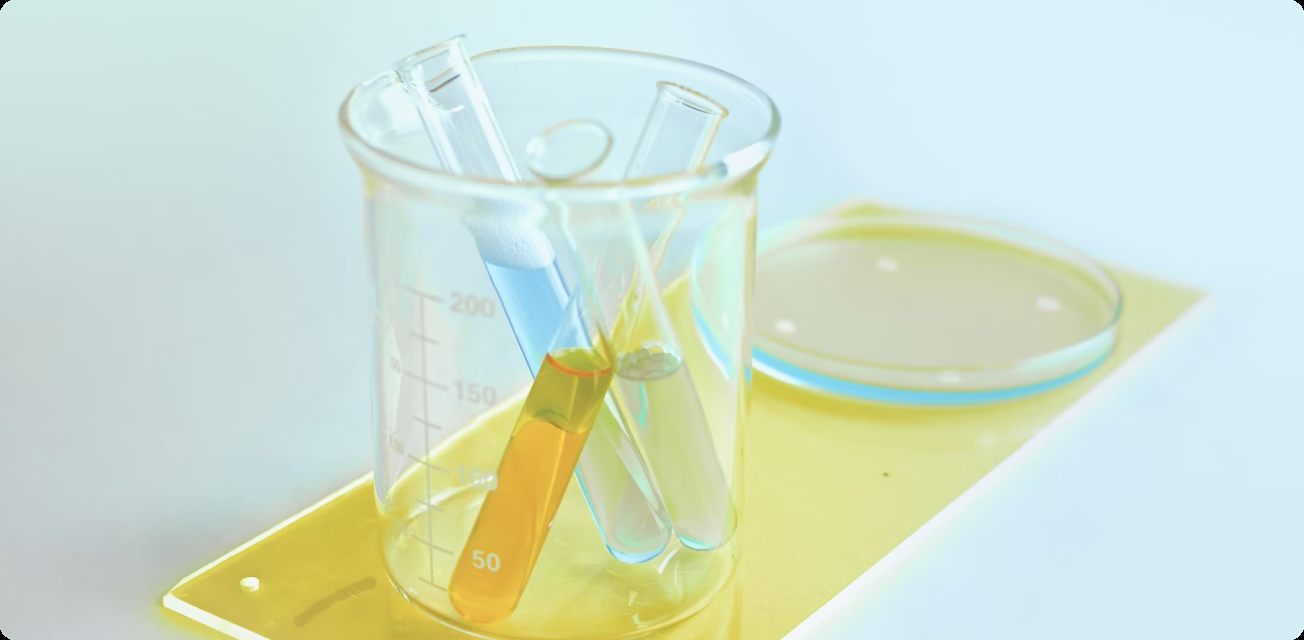
#> input picture lesion_meter/assets/images/welcome.png, 1304 x 640 px, found by its file name; its folder holds only this picture in this run
$ python feature_detection.py
#> lines starting #> are read from the running program, lines starting #| are printed output that depends on the picture
import cv2
import os
import pickle

# Path to the directory containing images
image_dir = '../images'
image_paths = [os.path.join(image_dir, fname) for fname in os.listdir(image_dir)
               if (fname.endswith('.jpg') or fname.endswith('.png'))]

# Initialize SIFT detector
sift = cv2.SIFT_create()

# Function to detect and compute features
def detect_and_compute(image_path):
#> called with image_path = '../images/welcome.png'
    image = cv2.imread(image_path, cv2.IMREAD_GRAYSCALE)
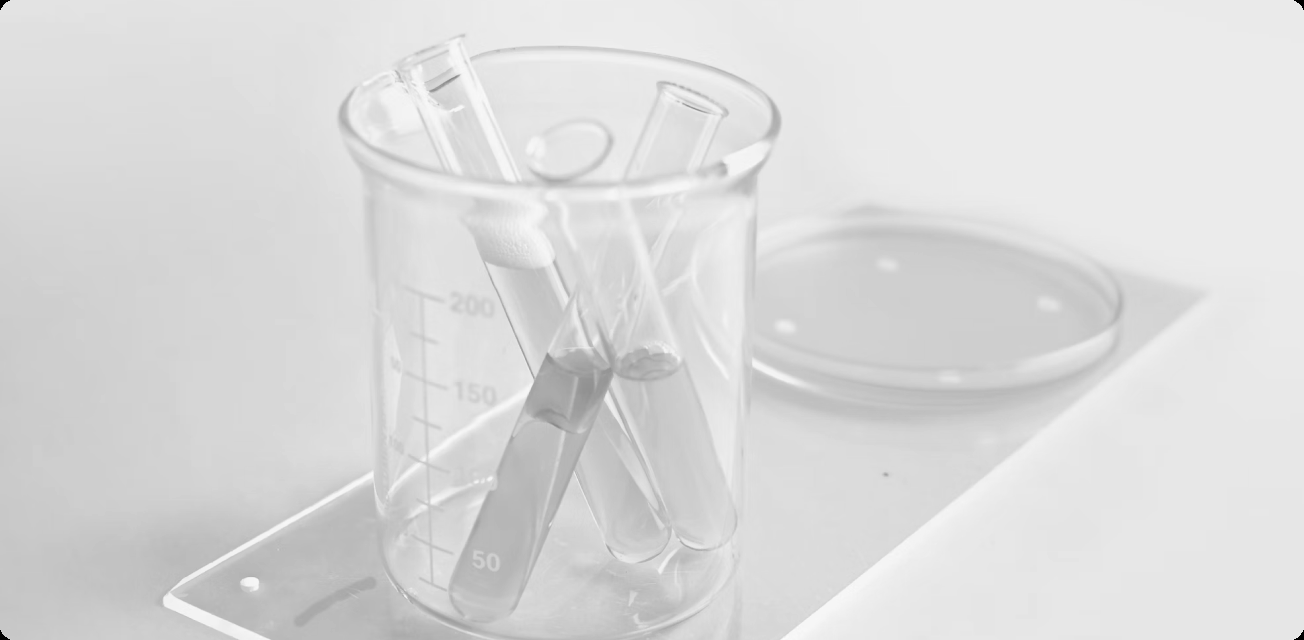
#> image: shape (640, 1304); min 0, max 250, mean 218.7
    keypoints, descriptors = sift.detectAndCompute(image, None)
#> keypoints = 110 keypoints; strongest (x, y, size): (456, 77, 2.2), (251, 583, 9.7), (432, 91, 2.9), (607, 398, 5.5)
    keypoints = [(kp.pt, kp.size, kp.angle, kp.response, kp.octave, kp.class_id) for kp in keypoints]
#> keypoints = 110 items
    return keypoints, descriptors

# Detect features for all images
keypoints_list = []
descriptors_list = []
for image_path in image_paths:
    keypoints, descriptors = detect_and_compute(image_path)
#> keypoints = 110 items
    keypoints_list.append(keypoints)
    descriptors_list.append(descriptors)

# Save keypoints and descriptors for further processing
with open('../colmap_workspace/features.pkl', 'wb') as f:
    pickle.dump((keypoints_list, descriptors_list), f)
